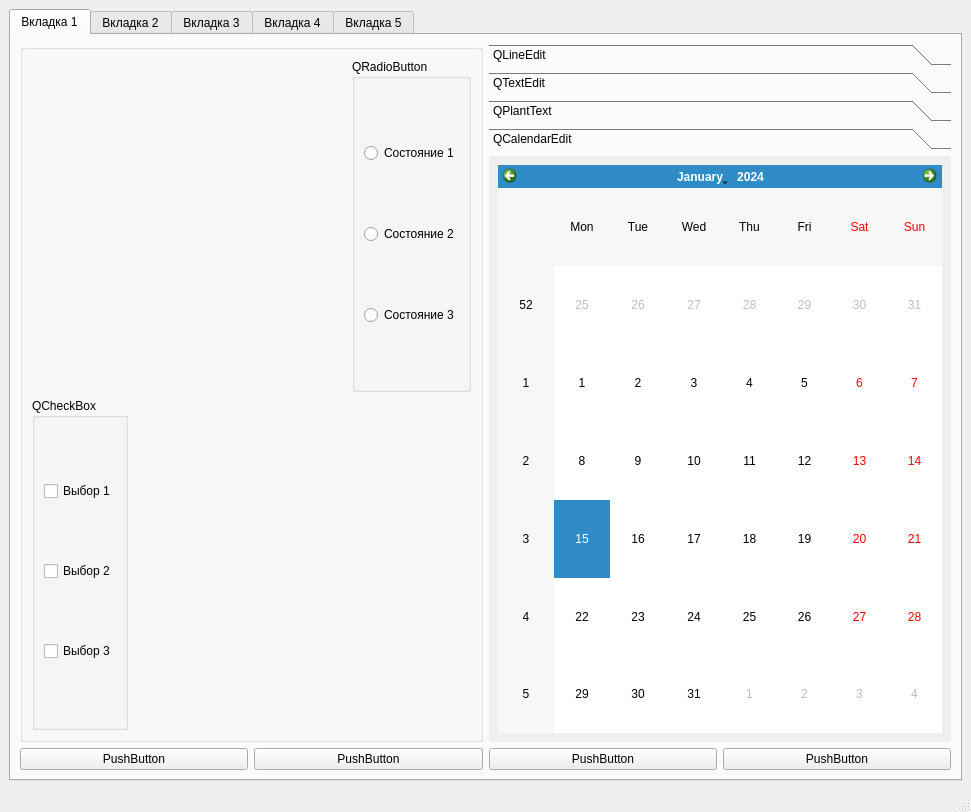
<?xml version="1.0" encoding="UTF-8"?>
<ui version="4.0">
 <class>MainWindow</class>
 <widget class="QMainWindow" name="MainWindow">
  <property name="geometry">
   <rect>
    <x>0</x>
    <y>0</y>
    <width>971</width>
    <height>812</height>
   </rect>
  </property>
  <property name="windowTitle">
   <string>MainWindow</string>
  </property>
  <widget class="QWidget" name="centralwidget">
   <layout class="QHBoxLayout" name="horizontalLayout">
    <item>
     <widget class="QTabWidget" name="tabWidget">
      <property name="currentIndex">
       <number>0</number>
      </property>
      <widget class="QWidget" name="tab">
       <attribute name="title">
        <string>Вкладка 1</string>
       </attribute>
       <layout class="QVBoxLayout" name="verticalLayout_5">
        <item>
         <layout class="QHBoxLayout" name="horizontalLayout_5">
          <item>
           <widget class="QGroupBox" name="groupBox1">
            <property name="title">
             <string/>
            </property>
            <layout class="QVBoxLayout" name="verticalLayout_4">
             <item>
              <layout class="QHBoxLayout" name="horizontalLayout_4">
               <item>
                <spacer name="horizontalSpacer_2">
                 <property name="orientation">
                  <enum>Qt::Horizontal</enum>
                 </property>
                 <property name="sizeHint" stdset="0">
                  <size>
                   <width>40</width>
                   <height>20</height>
                  </size>
                 </property>
                </spacer>
               </item>
               <item>
                <widget class="QGroupBox" name="groupBox">
                 <property name="title">
                  <string>QRadioButton</string>
                 </property>
                 <layout class="QVBoxLayout" name="verticalLayout_3">
                  <item>
                   <widget class="QRadioButton" name="radioButton">
                    <property name="text">
                     <string>Состояние 1</string>
                    </property>
                   </widget>
                  </item>
                  <item>
                   <widget class="QRadioButton" name="radioButton_2">
                    <property name="text">
                     <string>Состояние 2</string>
                    </property>
                   </widget>
                  </item>
                  <item>
                   <widget class="QRadioButton" name="radioButton_3">
                    <property name="text">
                     <string>Состояние 3</string>
                    </property>
                   </widget>
                  </item>
                 </layout>
                </widget>
               </item>
              </layout>
             </item>
             <item>
              <layout class="QHBoxLayout" name="horizontalLayout_3">
               <item>
                <widget class="QGroupBox" name="groupBox_2">
                 <property name="title">
                  <string>QCheckBox</string>
                 </property>
                 <layout class="QVBoxLayout" name="verticalLayout_2">
                  <item>
                   <widget class="QCheckBox" name="checkBox">
                    <property name="text">
                     <string>Выбор 1</string>
                    </property>
                   </widget>
                  </item>
                  <item>
                   <widget class="QCheckBox" name="checkBox_2">
                    <property name="text">
                     <string>Выбор 2</string>
                    </property>
                   </widget>
                  </item>
                  <item>
                   <widget class="QCheckBox" name="checkBox_3">
                    <property name="text">
                     <string>Выбор 3</string>
                    </property>
                   </widget>
                  </item>
                 </layout>
                </widget>
               </item>
               <item>
                <spacer name="horizontalSpacer">
                 <property name="orientation">
                  <enum>Qt::Horizontal</enum>
                 </property>
                 <property name="sizeHint" stdset="0">
                  <size>
                   <width>40</width>
                   <height>20</height>
                  </size>
                 </property>
                </spacer>
               </item>
              </layout>
             </item>
            </layout>
           </widget>
          </item>
          <item>
           <widget class="QToolBox" name="toolBox">
            <property name="currentIndex">
             <number>3</number>
            </property>
            <widget class="QWidget" name="page1">
             <property name="geometry">
              <rect>
               <x>0</x>
               <y>0</y>
               <width>460</width>
               <height>568</height>
              </rect>
             </property>
             <attribute name="label">
              <string>QLineEdit</string>
             </attribute>
             <layout class="QGridLayout" name="gridLayout">
              <item row="0" column="0">
               <widget class="QLabel" name="label">
                <property name="text">
                 <string>Фамилия</string>
                </property>
               </widget>
              </item>
              <item row="0" column="1">
               <widget class="QLineEdit" name="lineEdit">
                <property name="inputMask">
                 <string extracomment="Фамилия"/>
                </property>
                <property name="text">
                 <string/>
                </property>
                <property name="placeholderText">
                 <string comment="Фамилия">Введите фамилию</string>
                </property>
                <property name="clearButtonEnabled">
                 <bool>true</bool>
                </property>
               </widget>
              </item>
              <item row="1" column="0">
               <widget class="QLabel" name="label_2">
                <property name="text">
                 <string>Имя</string>
                </property>
               </widget>
              </item>
              <item row="1" column="1">
               <widget class="QLineEdit" name="lineEdit_2">
                <property name="placeholderText">
                 <string>Введите имя</string>
                </property>
               </widget>
              </item>
              <item row="2" column="0">
               <widget class="QLabel" name="label_3">
                <property name="text">
                 <string>Отчество</string>
                </property>
               </widget>
              </item>
              <item row="2" column="1">
               <widget class="QLineEdit" name="lineEdit_3">
                <property name="placeholderText">
                 <string>Введите отчество</string>
                </property>
               </widget>
              </item>
             </layout>
            </widget>
            <widget class="QWidget" name="Page2">
             <property name="geometry">
              <rect>
               <x>0</x>
               <y>0</y>
               <width>460</width>
               <height>568</height>
              </rect>
             </property>
             <attribute name="label">
              <string>QTextEdit</string>
             </attribute>
             <layout class="QGridLayout" name="gridLayout_4">
              <item row="0" column="0">
               <widget class="QTextEdit" name="textEdit">
                <property name="html">
                 <string>&lt;!DOCTYPE HTML PUBLIC &quot;-//W3C//DTD HTML 4.0//EN&quot; &quot;http://www.w3.org/TR/REC-html40/strict.dtd&quot;&gt;
&lt;html&gt;&lt;head&gt;&lt;meta name=&quot;qrichtext&quot; content=&quot;1&quot; /&gt;&lt;style type=&quot;text/css&quot;&gt;
p, li { white-space: pre-wrap; }
&lt;/style&gt;&lt;/head&gt;&lt;body style=&quot; font-family:'MS Shell Dlg 2'; font-size:8.25pt; font-weight:400; font-style:normal;&quot;&gt;
&lt;p style=&quot; margin-top:0px; margin-bottom:0px; margin-left:0px; margin-right:0px; -qt-block-indent:0; text-indent:0px;&quot;&gt;&lt;span style=&quot; font-size:10pt; font-weight:600; font-style:italic;&quot;&gt;Какой-то текст&lt;/span&gt;&lt;/p&gt;&lt;/body&gt;&lt;/html&gt;</string>
                </property>
               </widget>
              </item>
             </layout>
            </widget>
            <widget class="QWidget" name="page3">
             <attribute name="label">
              <string>QPlantText</string>
             </attribute>
             <layout class="QGridLayout" name="gridLayout_3">
              <item row="0" column="0">
               <widget class="QPlainTextEdit" name="plainTextEdit">
                <property name="plainText">
                 <string>tertretetr</string>
                </property>
                <property name="backgroundVisible">
                 <bool>false</bool>
                </property>
                <property name="centerOnScroll">
                 <bool>true</bool>
                </property>
                <property name="placeholderText">
                 <string comment="это примечание"/>
                </property>
               </widget>
              </item>
             </layout>
            </widget>
            <widget class="QWidget" name="page">
             <attribute name="label">
              <string>QCalendarEdit</string>
             </attribute>
             <layout class="QGridLayout" name="gridLayout_2">
              <item row="0" column="0">
               <widget class="QCalendarWidget" name="calendarWidget"/>
              </item>
             </layout>
            </widget>
           </widget>
          </item>
         </layout>
        </item>
        <item>
         <layout class="QHBoxLayout" name="horizontalLayout_2">
          <item>
           <widget class="QPushButton" name="pushButton">
            <property name="text">
             <string>PushButton</string>
            </property>
           </widget>
          </item>
          <item>
           <widget class="QPushButton" name="pushButton_2">
            <property name="text">
             <string>PushButton</string>
            </property>
           </widget>
          </item>
          <item>
           <widget class="QPushButton" name="pushButton_3">
            <property name="text">
             <string>PushButton</string>
            </property>
           </widget>
          </item>
          <item>
           <widget class="QPushButton" name="pushButton_4">
            <property name="text">
             <string>PushButton</string>
            </property>
           </widget>
          </item>
         </layout>
        </item>
       </layout>
      </widget>
      <widget class="QWidget" name="tab_2">
       <attribute name="title">
        <string>Вкладка 2</string>
       </attribute>
      </widget>
      <widget class="QWidget" name="tab_3">
       <attribute name="title">
        <string>Вкладка 3</string>
       </attribute>
      </widget>
      <widget class="QWidget" name="tab_4">
       <attribute name="title">
        <string>Вкладка 4</string>
       </attribute>
      </widget>
      <widget class="QWidget" name="tab_5">
       <attribute name="title">
        <string>Вкладка 5</string>
       </attribute>
       <layout class="QVBoxLayout" name="verticalLayout"/>
      </widget>
     </widget>
    </item>
   </layout>
  </widget>
  <widget class="QMenuBar" name="menuBar">
   <property name="geometry">
    <rect>
     <x>0</x>
     <y>0</y>
     <width>971</width>
     <height>21</height>
    </rect>
   </property>
  </widget>
  <widget class="QStatusBar" name="statusbar"/>
 </widget>
 <resources/>
 <connections/>
</ui>
